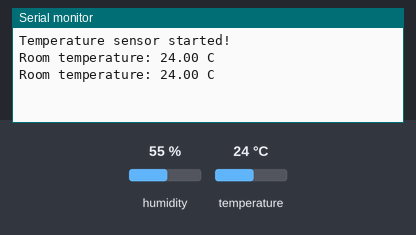
Simulated run of this sketch. Board: ESP8266 (NodeMCU). Shown: the last lines printed to the serial monitor. Inputs (shaded band) come from the test bench; at power-on: temperature 24 °C, humidity 55 %.

Above: at 2.8 s.
2.9 s: temperature set to 12 °C
At 5.3 s:
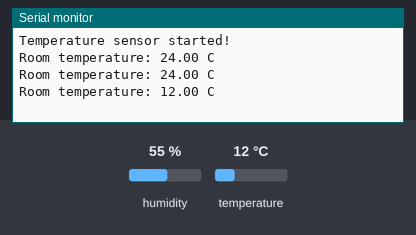
5.6 s: temperature set to 19 °C
At 6.7 s:
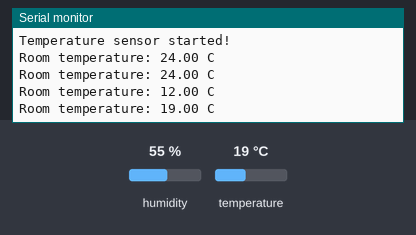
Timing chart, 0 to 8.6 s (numbered marks = the images above; inputs shaded):
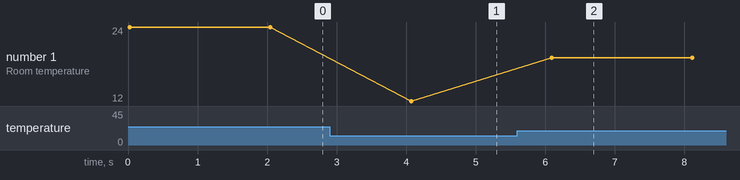

The sketch:

test.ino
```cpp
#include <DHT.h>

#define DHTPIN D4
#define DHTTYPE DHT11

DHT dht(DHTPIN, DHTTYPE);

void setup() {
  Serial.begin(9600);
  dht.begin();

  Serial.println("Temperature sensor started!");
}

void loop() {
  float temperature = dht.readTemperature();

  if (isnan(temperature)) {
    Serial.println("Sensor error! Check connections.");
  } else {
    Serial.print("Room temperature: ");
    Serial.print(temperature);
    Serial.println(" C");
  }

  delay(2000);
}
```

Measured:
- after the input at 2.9 s, the serial monitor: prints a new line after 1.2 s (image 1)
- after the input at 5.6 s, the serial monitor: prints a new line after 0.49 s (image 2)
- plotted number 1: 24 → 12 after the input at 2.9 s, 12 → 19 after the input at 5.6 s
